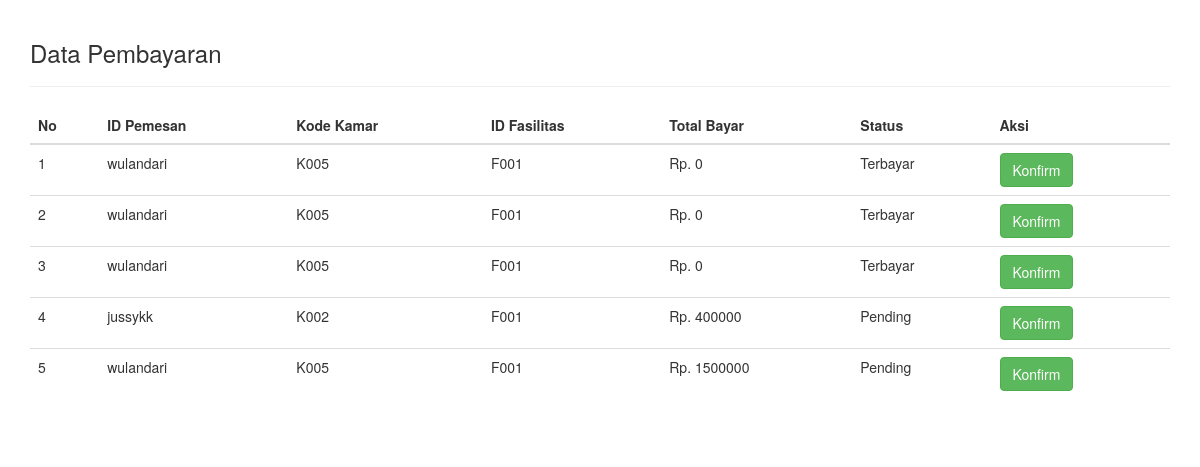
/admin/showPembayaran.php, run on the app's committed database.
### tables this page shows
CREATE TABLE `tb_pembayaran` (
  `id_pembayaran` int(25) NOT NULL,
  `id_reservasi` varchar(25) NOT NULL,
  `nama_tamu` varchar(25) NOT NULL,
  `kode_kamar` varchar(25) NOT NULL,
  `id_fasilitas` varchar(25) NOT NULL,
  `total_bayar` int(25) NOT NULL,
  `status` varchar(25) NOT NULL DEFAULT 'Pending'
);

### admin/showPembayaran.php (the view, shortened to what this page needs)
<!DOCTYPE html>
<html lang="en">
<head>
<link rel="stylesheet" type="text/css" href="//cdn.datatables.net/1.10.11/css/jquery.dataTables.min.css">
<link rel="stylesheet" href="https://maxcdn.bootstrapcdn.com/bootstrap/3.3.7/css/bootstrap.min.css">
</head>
<body>
<?php
    include 'helper/connection.php';
?>
<div class="container" style="padding-top: 20px; padding-bottom: 20px;">
    <h3>Data Pembayaran</h3>
<hr>
<table class="table table-stripped table-hover datatab" align="center">
    <thead>
        <tr>
            <th>No</th>
            <th>ID Pemesan</th>
            <th>Kode Kamar</th>
            <th>ID Fasilitas</th>
            <th>Total Bayar</th>
            <th> Status</th>
            <th>Aksi</th>
        </tr>
    </thead>
    <tbody>
    <?php
        $nomor=1;
        $sql = "SELECT * FROM tb_pembayaran";
        $query = mysqli_query($con, $sql);
        while($data = mysqli_fetch_assoc($query)){
        ?>
        <tr>
            <td><?php echo $nomor; ?></td>
            <td><?php echo $data['nama_tamu']; ?></td>
            <td><?php echo $data['kode_kamar']; ?></td>
            <td><?php echo $data['id_fasilitas']; ?></td>
            <td>Rp. <?php echo $data['total_bayar']; ?></td>
            <td><?php echo $data['status']; ?></td>
            <td>
                <a href="proses/prosesPembayaran.php?id=<?php echo $data['id_reservasi'] ?>" class="btn btn-success">Konfirm</a>
            </td>
        </tr>
        <?php $nomor++; ?>
        <?php } ?>
    </tbody>
</table>

### data on the page
tb_pembayaran: nama_tamu "wulandari", kode_kamar "K005", id_fasilitas "F001", total_bayar "0", status "Terbayar"
tb_pembayaran: nama_tamu "wulandari", kode_kamar "K005", id_fasilitas "F001", total_bayar "0", status "Terbayar"
tb_pembayaran: nama_tamu "wulandari", kode_kamar "K005", id_fasilitas "F001", total_bayar "0", status "Terbayar"
tb_pembayaran: nama_tamu "jussykk", kode_kamar "K002", id_fasilitas "F001", total_bayar "400000", status "Pending"
tb_pembayaran: nama_tamu "wulandari", kode_kamar "K005", id_fasilitas "F001", total_bayar "1500000", status "Pending"
